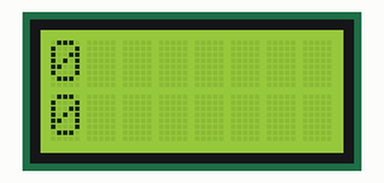
Simulated run of this sketch. Board: Arduino Leonardo, built with avr-gcc and run on an emulated ATmega32U4. Shown: 8×2 character LCD.

Above: at 0.1 s.
At 4.1 s:
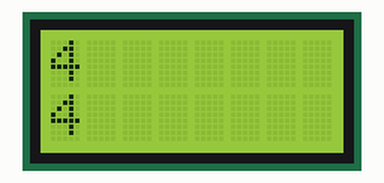
At 9.2 s:
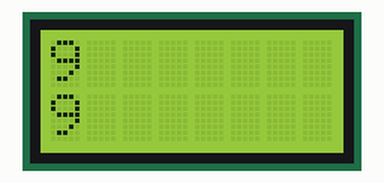
At 19.2 s:
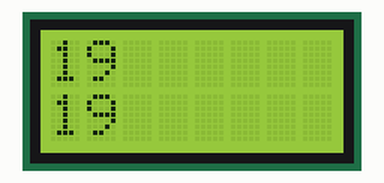
At 28.2 s:
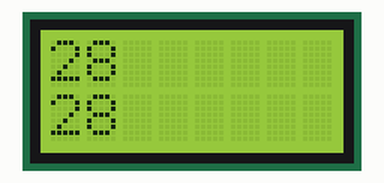
At 38.3 s:
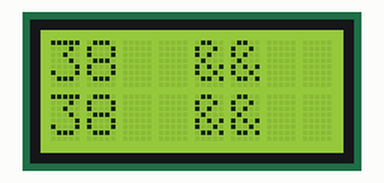

Measured:
- what the display in image 0 shows lasts 1.0 s, from 0.1 s to 1.1 s

The sketch:

lcd_cycle.ino
```cpp
// (licence header left out)
#include <Wire.h>
#include <Zumo32U4.h>

Zumo32U4LCD lcd;

void setup() {

}

void loop() {
  for (int i = 0; i < 256; i++) {
    lcd.clear();
    lcd.print(i);
    lcd.print("  ");
    lcd.print((char)i);
    lcd.print((char)i);
    lcd.gotoXY(0, 1);
    lcd.print(i);
    lcd.print("  ");
    lcd.print((char)i);
    lcd.print((char)i);
    delay(1000);
  }
}
```
